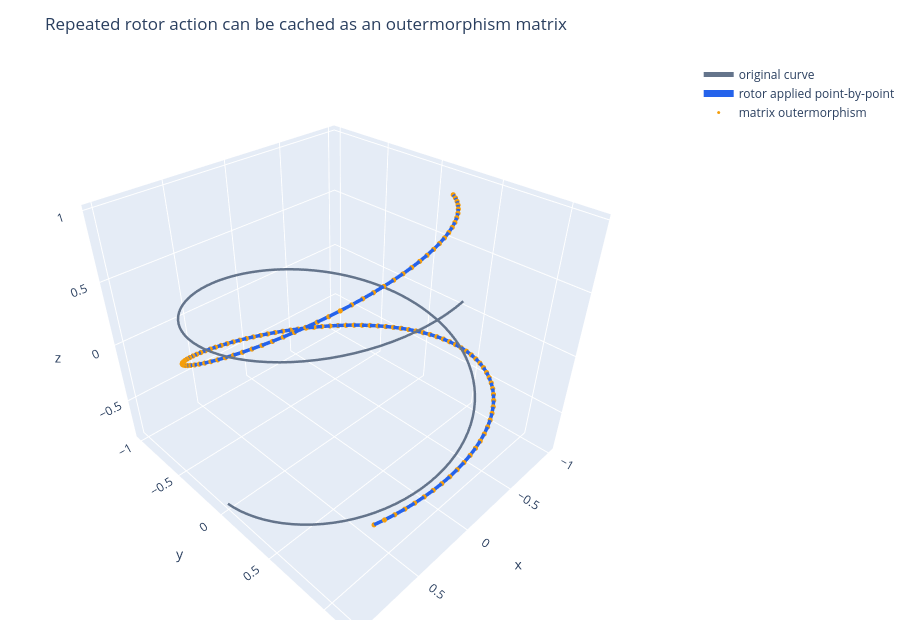

Notebook code for this chart:
### Markdown cell above
## Applied Lab: Outermorphisms For Repeated Work

A versor sandwich is an elegant way to apply an orthogonal transformation. If you apply the same transformation to thousands of vectors, points, or blades, it can be better to precompute the associated outermorphism matrix and reuse it. That is not a betrayal of geometric algebra. It is one of the algebra's payoffs: the transformation remains geometrically defined, but the repeated application can use the most efficient representation for the job.

For vectors, the induced matrix is the ordinary matrix whose columns are the transformed basis vectors. For bivectors, the induced matrix is the second exterior power: its entries are minors of the vector matrix. The check below verifies both levels. We rotate a sampled curve by repeated rotor application and by the matrix, then verify that the grade-2 matrix sends `u ^ v` to `(Mu) ^ (Mv)`.

### Code cell
theta = np.linspace(0.0, 2.5 * np.pi, 120)
points = np.column_stack((np.cos(theta), np.sin(theta), np.linspace(-0.8, 0.8, theta.size)))
rotor = ch22.rotor_from_axis_angle([0.35, -0.20, 0.90], angle=0.95)
M = ch22.rotor_to_matrix(rotor)
rotated_by_rotor = ch22.rotate_points_by_rotor(points, rotor)
rotated_by_matrix = points @ M.T
rotation_error = float(np.max(np.abs(rotated_by_rotor - rotated_by_matrix)))

u = np.array([1.0, -0.4, 0.7])
v = np.array([0.2, 1.1, -0.5])
OM2 = ch22.exterior_power_matrix(M, 2)
uv = ch22.wedge_coordinates(u, v)
transformed_uv = ch22.wedge_coordinates(M @ u, M @ v)
outermorphism_error = float(np.max(np.abs(OM2 @ uv - transformed_uv)))

fig_om = go.Figure()
fig_om.add_trace(go.Scatter3d(
    x=points[:, 0], y=points[:, 1], z=points[:, 2],
    mode="lines", name="original curve", line=dict(color="#64748b", width=5),
))
fig_om.add_trace(go.Scatter3d(
    x=rotated_by_rotor[:, 0], y=rotated_by_rotor[:, 1], z=rotated_by_rotor[:, 2],
    mode="lines", name="rotor applied point-by-point", line=dict(color="#2563eb", width=7),
))
fig_om.add_trace(go.Scatter3d(
    x=rotated_by_matrix[:, 0], y=rotated_by_matrix[:, 1], z=rotated_by_matrix[:, 2],
    mode="markers", name="matrix outermorphism", marker=dict(color="#f59e0b", size=3),
))
fig_om.update_layout(
    title="Repeated rotor action can be cached as an outermorphism matrix",
    scene=dict(aspectmode="data"),
    height=620,
    margin=dict(l=0, r=0, t=60, b=0),
)
om_path = save_plot(fig_om, "plots", "outermorphism-action.html")
fig_om.show()

assert rotation_error < 1e-12
assert outermorphism_error < 1e-12
print(f"rotation matrix agreement: {rotation_error:.3e}")
print(f"grade-2 outermorphism agreement: {outermorphism_error:.3e}")
print(f"Outermorphism visual written to {rel(om_path)}")
print("Exterior-power matrix for bivectors:")
print(OM2)
